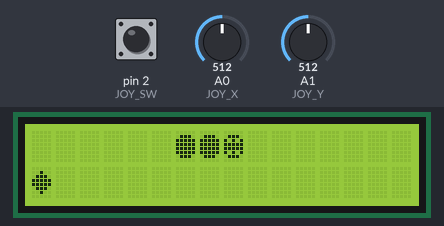
The sketch below on a simulated Arduino Uno, built with avr-gcc and run on an emulated ATmega328P. On the bench: 16×2 character LCD. The test bench sets the inputs (shaded band); at power-on: A0 (JOY_X) = 512, pin 2 (JOY_SW) HIGH, A1 (JOY_Y) = 512. Random numbers use the default seed unless the sketch sets one.

Above: at 1.2 s.
1.3 s: A0 (JOY_X) set to 314
At 4.02 s:
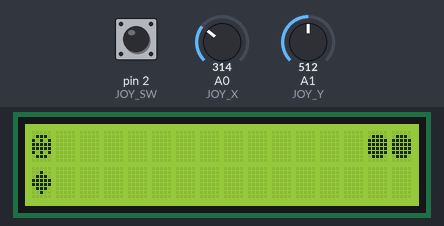
4.3 s: A0 (JOY_X) set to 291
At 4.38 s:
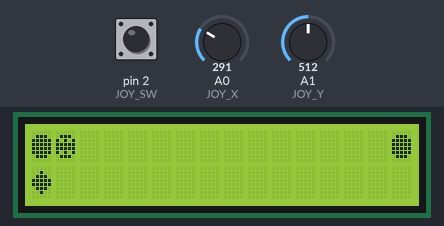
At 4.9 s:
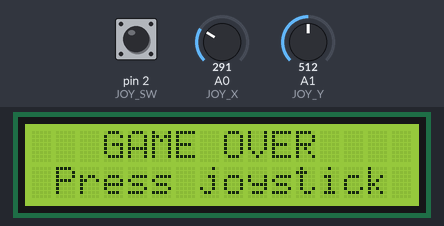
Timing chart, 0 to 7.3 s (numbered marks = the images above; inputs shaded):
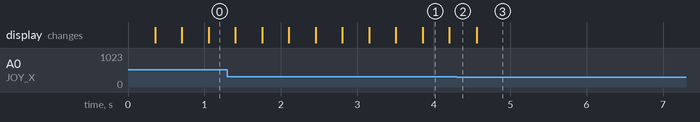

The sketch:

snake.ino
```cpp
#include <LiquidCrystal.h>

LiquidCrystal lcd(7, 8, 9, 10, 11, 12);

const int JOY_X  = A0;
const int JOY_Y  = A1;
const int JOY_SW = 2;

const int WIDTH  = 16;
const int HEIGHT = 2;
const int MAX_SNAKE = 32;

// Snake positions
int snakeX[MAX_SNAKE];
int snakeY[MAX_SNAKE];

int snakeLength = 3;

// Food
int foodX;
int foodY;

// Horizontal movement
int directionX = 1;

// Requested vertical lane change
int nextRow = -1;

bool gameOver = false;

unsigned long lastMove = 0;
int moveDelay = 350;


// Snake head
byte headChar[8] = {
  B00000,
  B01110,
  B10101,
  B11111,
  B11111,
  B10101,
  B01110,
  B00000
};

// Snake body
byte bodyChar[8] = {
  B00000,
  B01110,
  B11111,
  B11111,
  B11111,
  B11111,
  B01110,
  B00000
};

// Food
byte foodChar[8] = {
  B00000,
  B00100,
  B01110,
  B11111,
  B11111,
  B01110,
  B00100,
  B00000
};


void setup() {

  lcd.begin(16, 2);

  lcd.createChar(0, headChar);
  lcd.createChar(1, bodyChar);
  lcd.createChar(2, foodChar);

  pinMode(JOY_SW, INPUT_PULLUP);

  randomSeed(analogRead(A2));

  startGame();
}


void startGame() {

  lcd.clear();

  snakeLength = 3;

  snakeX[0] = 5;
  snakeY[0] = 0;

  snakeX[1] = 4;
  snakeY[1] = 0;

  snakeX[2] = 3;
  snakeY[2] = 0;

  directionX = 1;
  nextRow = -1;

  gameOver = false;

  createFood();

  drawGame();
}


void loop() {

  if (gameOver) {

    lcd.clear();

    lcd.setCursor(3, 0);
    lcd.print("GAME OVER");

    lcd.setCursor(1, 1);
    lcd.print("Press joystick");

    while (digitalRead(JOY_SW) == HIGH) {
      delay(20);
    }

    delay(300);

    startGame();

    return;
  }


  readJoystick();


  if (millis() - lastMove >= moveDelay) {

    lastMove = millis();

    moveSnake();

    drawGame();
  }
}


void readJoystick() {

  int x = analogRead(JOY_X);
  int y = analogRead(JOY_Y);

  // LEFT
  if (x < 300) {
    directionX = -1;
  }

  // RIGHT
  if (x > 700) {
    directionX = 1;
  }

  // UP -> top row
  if (y < 300) {
    nextRow = 0;
  }

  // DOWN -> bottom row
  if (y > 700) {
    nextRow = 1;
  }
}


void moveSnake() {

  int newX = snakeX[0] + directionX;
  int newY = snakeY[0];


  // Change row when joystick is moved up/down
  if (nextRow != -1) {

    newY = nextRow;

    nextRow = -1;
  }


  // Wrap around screen
  if (newX < 0) {
    newX = WIDTH - 1;
  }

  if (newX >= WIDTH) {
    newX = 0;
  }


  // Check if snake hits itself
  for (int i = 0; i < snakeLength; i++) {

    if (snakeX[i] == newX &&
        snakeY[i] == newY) {

      gameOver = true;
      return;
    }
  }


  // Check if food is eaten
  bool ateFood =
    (newX == foodX && newY == foodY);


  if (ateFood && snakeLength < MAX_SNAKE) {
    snakeLength++;
  }


  // Move body backwards
  for (int i = snakeLength - 1; i > 0; i--) {

    snakeX[i] = snakeX[i - 1];
    snakeY[i] = snakeY[i - 1];
  }


  // New head
  snakeX[0] = newX;
  snakeY[0] = newY;


  if (ateFood) {

    createFood();

    // Make it slightly faster
    if (moveDelay > 100) {
      moveDelay -= 15;
    }
  }
}


void createFood() {

  bool valid = false;

  while (!valid) {

    foodX = random(0, WIDTH);
    foodY = random(0, HEIGHT);

    valid = true;

    // Don't place food inside snake
    for (int i = 0; i < snakeLength; i++) {

      if (snakeX[i] == foodX &&
          snakeY[i] == foodY) {

        valid = false;
        break;
      }
    }
  }
}


void drawGame() {

  lcd.clear();

  // Food
  lcd.setCursor(foodX, foodY);
  lcd.write(byte(2));


  // Snake body
  for (int i = 1; i < snakeLength; i++) {

    lcd.setCursor(snakeX[i], snakeY[i]);
    lcd.write(byte(1));
  }


  // Snake head
  lcd.setCursor(snakeX[0], snakeY[0]);
  lcd.write(byte(0));
}
```

Measured:
- the behaviour switches between 300 and 299 on A0 (JOY_X) (found by bisection; images 1 and 2)
